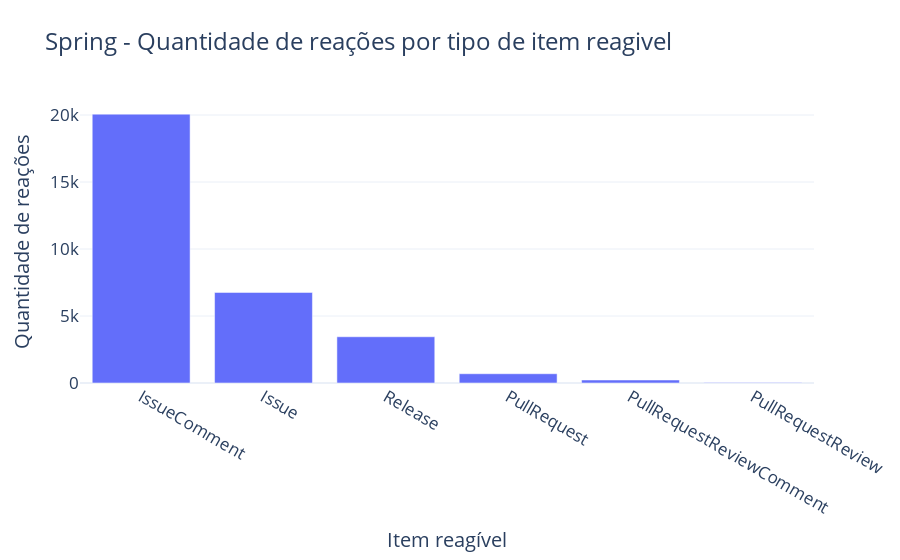

Source (notebook cell):
### Markdown cell above
##### QUANTIDADE DE REAÇÕES POR ITEM REAGÍVEL

### Code cell
counts = df[Tables.REACTIONS]['reactable_type'].value_counts()
counts = pd.DataFrame({
    'reactable_type': counts.index,
    'count': counts.values
})

fig = px.bar(counts, x='reactable_type', y='count', title='Spring - Quantidade de reações por tipo de item reagivel', template='plotly_white', width=900.0)
fig.update_layout(font=dict(size=17), xaxis_title='Item reagível', yaxis_title='Quantidade de reações')
fig.show()
# save_pdf('spring_item_reagivel.pdf', fig)

### Figure 1 — Plotly figure (JSON) as saved in the notebook; plotly's stock layout.template omitted (floating-point values rounded to 4 significant figures)
{"data": [{"alignmentgroup": "True", "hovertemplate": "reactable_type=%{x}<br>count=%{y}<extra></extra>", "legendgroup": "", "marker": {"color": "#636efa", "pattern": {"shape": ""}}, "name": "", "offsetgroup": "", "orientation": "v", "showlegend": false, "textposition": "auto", "x": ["IssueComment", "Issue", "Release", "PullRequest", "PullRequestReviewComment", "PullRequestReview"], "xaxis": "x", "y": [20066, 6761, 3451, 691, 223, 33], "yaxis": "y", "type": "bar"}], "layout": {"xaxis": {"anchor": "y", "domain": [0.0, 1.0], "title": {"text": "Item reagível"}}, "yaxis": {"anchor": "x", "domain": [0.0, 1.0], "title": {"text": "Quantidade de reações"}}, "legend": {"tracegroupgap": 0}, "title": {"text": "Spring - Quantidade de reações por tipo de item reagivel"}, "barmode": "relative", "width": 900.0, "font": {"size": 17}}}
